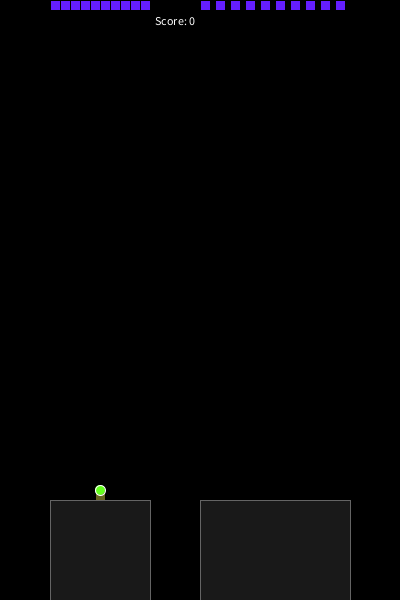
Frame 1 (no input)
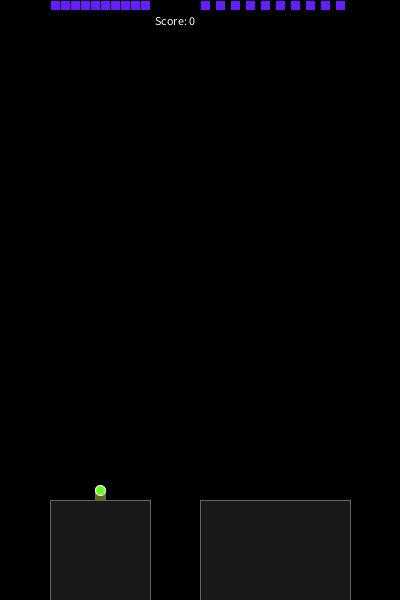
Frame 60 (the mouse pressed at the canvas centre just before this capture)
Frame 120 (the mouse held since frame 60 and released just before this capture): identical to frame 60, image omitted

The Processing sketch that drew these frames (run headless with seeded random() and noise(); from frame 60 on, the mouse is pressed at the canvas centre):

// Processing sketch: processing_154930
// ── processing_154930.pde

int time;
Spike[] spikesL;
Spike[] spikesR;
Player player;


float g = 0.1;
int maxSpikeAge = 6000;
int spikesPerPlatform = 10;
float leftPlatformLeftEdge = 50;
float leftPlatformRightEdge = 150;
float rightPlatformLeftEdge = 200;
float rightPlatformRightEdge = 350;


void setup() {
  size(400, 600);
  background(0);
  time = 0;
  spikesL = new Spike[spikesPerPlatform];
  spikesR = new Spike[spikesPerPlatform];
  for (int i=0; i<spikesPerPlatform; i++) {
    spikesL[i] = new Spike(leftPlatformLeftEdge+i*(leftPlatformRightEdge - leftPlatformLeftEdge)/spikesPerPlatform, 0);
    spikesR[i] = new Spike(rightPlatformLeftEdge+i*(rightPlatformRightEdge - rightPlatformLeftEdge)/spikesPerPlatform, 0);
  }
  player = new Player((leftPlatformRightEdge + leftPlatformLeftEdge)/2);
}


void draw() {
  background(0);
  player.agePlayer();
  player.drawPlayer();
  int points = 0;
  for (int i=0; i<spikesPerPlatform; i++) {
    Spike spikeL = spikesL[i];
    spikeL.ageSpike();
    spikeL.drawSpike();
    points += (abs(spikeL.x1 - player.positionVector.x)<10 && spikeL.y1 > player.positionVector.y)? 1 : 0;
    
    Spike spikeR = spikesR[i];
    spikeR.ageSpike();
    spikeR.drawSpike();
    points += (abs(spikeR.x1 - player.positionVector.x)<10 && spikeR.y1 > player.positionVector.y)? 1 : 0;
    
  }
  if(player.isJumping())
    creditPoints(points);
  time++;
 showScore(); 
 drawplatforms();
}
int totalPoints = 0;
void creditPoints(int amt){
totalPoints += amt; 
}
void showScore(){
  fill(255);
  text("Score: "+totalPoints, leftPlatformRightEdge+5, 25);
}
void drawplatforms() {
  fill(25);
  stroke(100);
  rect(leftPlatformLeftEdge, height-100, (leftPlatformRightEdge-leftPlatformLeftEdge), 100);
  rect(rightPlatformLeftEdge, height-100, (rightPlatformRightEdge-rightPlatformLeftEdge), 100);
}
void mouseClicked() {
  player.setJump(mouseX, mouseY);
}

class Player {
  PVector positionVector;
  boolean jumping;
  int age = 0;
  float playerVelocity;
  PVector gravity;
  PVector jumpVector;

  Player(float startX) {
    positionVector = new PVector(startX, height-110);
    gravity = new PVector(0, g);
    jumpVector = new PVector(0, 0);
    playerVelocity = 1;
  }

  void drawPlayer() {
    fill(100, 100, 30);
    rect(positionVector.x-5, positionVector.y-2, 10, height-positionVector.y);
    fill(100, 255, 30);
    stroke(255);
    ellipse(positionVector.x, positionVector.y, 10, 10);
    
  }
  void agePlayer() {
    if (jumping)
      jump();
    age++;
    if (positionVector.y>height-100) {
      jumping = false;
      positionVector.y = height-110;
      if((positionVector.x < leftPlatformLeftEdge || positionVector.x >= rightPlatformRightEdge) ||
        (positionVector.x > leftPlatformRightEdge && positionVector.x < rightPlatformLeftEdge)){
        positionVector.x = (leftPlatformRightEdge + leftPlatformLeftEdge)/2;
        fill(200, 100, 100);
        rect(0,0,width,height);
        totalPoints = 0;
      }
    }
  }
  void jump() {
    jumpVector.add(gravity);
    positionVector.add(jumpVector);
  }

  void setJump(float xmouse, float ymouse) {
    float vertexX = xmouse - positionVector.x;
    float vertexY = abs(positionVector.y - ymouse);
    if (jumping)
      return;
    //float theta = atan(2*vertexY/vertexX);
    //float velocity = sqrt(2*g*vertexY)/sin(theta);
    float velocity = sqrt(2*g*vertexY)*sqrt(4*vertexY*vertexY+vertexX*vertexX)/(2*vertexY);
    jumpVector = new PVector(sqrt(2*g*vertexY)*(vertexX/(2*vertexY)), -sqrt(2*g*vertexY));
    jumping = true;
  }
  
  boolean isJumping(){
   return jumping; 
  }
}


class Spike {
  float x0, y0;
  float x1, y1;
  boolean falling;
  int age;
  float spikeStep;

  Spike(float startX, float startY) {
    x0 = startX;
    y0 = startY;
    x1 = x0;
    y1 = y0;
    falling = false;
    age = 0;
    spikeStep = 0;//random(5);
  }
  void drawSpike() {
    fill(100, 30, 255);
    stroke(0, 0, 0);
    rect(x1, y1, 10, 10);
  }
  void ageSpike() {
    if (falling)
      moveSpikeDown();
    age++;
    if (y1>height) {
      y1 = y0;
      falling = false;
      age = 0;
      spikeStep = 0;
    }
    if (age > random(maxSpikeAge)+200)
      falling = true;
  }
  void moveSpikeDown() {
    spikeStep += g;
    y1 += spikeStep;
  }
}
